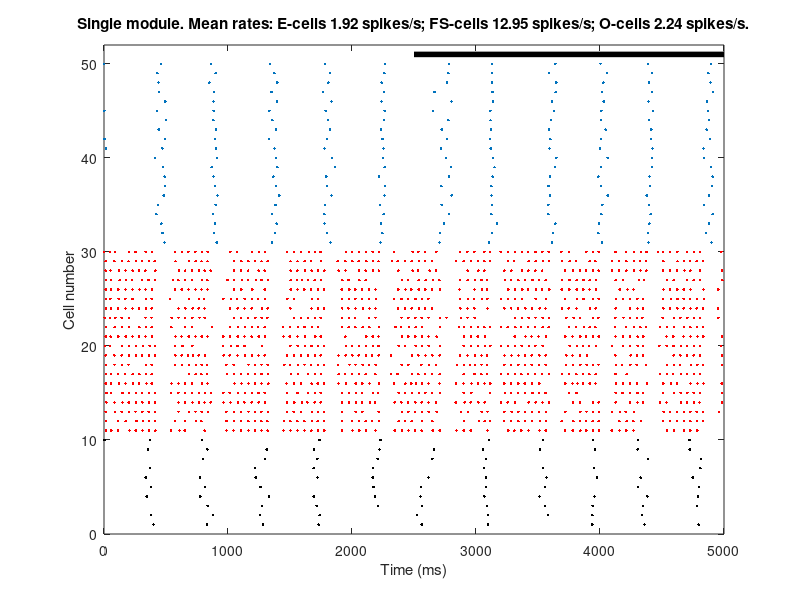

Here is the MATLAB script that generated this plot: (Note: this script raises an error after producing the figure.)
%%% single module from Tort et al (2007) paper in Izhikevich form
%%% To add: a phenomenological model of interneuron targets on pyramidal
%%% cell dendrites - Tort et al put all OL-M input into distal dendrites
%%% and all FS input into soma. (Suggests an FS == division model...)
%%% However, module seems to work fine without it....

% Mark Humphries 30/5/2008

rand('state',1);    
randn('state',1);   

%% MODULE PARAMETERS %%%%%%%%%%%%%%%%%%%%%%%%%%%%%%%%%%%%%%%%%%%%%%%
Ne = 10;   Nfs = 20;  No = 20; N = Ne + Nfs + No;

D=3;                  % maximal conduction delay in ms
ixE = 1:Ne;
ixFS = Ne+1:Ne+Nfs;
ixO = Ne+Nfs+1:N;

%% NEURON MODELS %%%%%%%%%%%%%%%%%%%%%%%%%%%%%%%%%%%%%%%%%%%%%%%%%%%

%%% Pyramidal cell (E)
EC=100; Evr=-60; Evt=-40; Ek=0.7; % parameters used for E
Ea=0.03; Eb=-2; Ec=-50; Ed=100; % neocortical pyramidal neurons
Evpeak=35; % spike cutoff
% Eapp = 300; % injection current in pA to get ~ 50 Hz
Eapp = 100; % MODIFIE 100!!!!!!!!!!!!!!!!!!!!!!!!!!!!!!!!!!!!!!!!!!!!!!!!!!!!!!!!!!!!!!!!!!!!!!!!!!!!!!!!!!!

%%% FS interneuron (FS)
FSC=20; FSvr=-55; FSvt=-40; FSk=1; 
FSa=0.2; FSb=0.025; FSc=-45; FSvb=-55; 
FSd = 0;
% note that b and d do not appear as normal in the FS inter-neuron model  
FSvpeak=25; % spike cutoff
% FSapp = 90; % injection current in pA to get ~ 25 Hz
FSapp = 80; % MODIFIE 80!!!!!!!!!!!!!!!!!!!!!!!!!!!!!!!!!!!!!!!!!!!!!!!!!!!!!!!!!!!!!!!!!!!!!!!!!!!!!!!!!!!


%%% OL-M interneuron (O)
OC = 120; Ovr = -70; Ovt = -55; Ok = 1.2; Oc = -75; Ovpeak = 40; 
Ob1 = -2; Oa1 = 0.2; Od1 = 100; % Ia 
Ob2 = 5; Oa2 = 0.005;  Od2 = -35; % Ih
OEh = -50;   % de-activation potential of Ih
% Oapp = 0; % to get ~ 3.5 Hz ???? Tort et al's parameter values suggest ~1300 here - too big surely!
Oapp = 0; % MODIFIE 0!!!!!!!!!!!!!!!!!!!!!!!!!!!!!!!!!!!!!!!!!!!!!!!!!!!!!!!!!!!!!!!!!!!!!!!!!!!!!!






%% SYNAPSE MODELS %%%%%%%%%%%%%%%%%%%%%%%%%%%%%%%%%%%%%%%%%%%%%%%%%%%
% Tort model has only AMPA and GABAa....
% we use single-exponential model here, as rise times are so short
tau_E = 5.3; %ms
tau_FS = 9.1; %ms
tau_O = 25; % 20 ms in paper - make slightly longer here

% maximum conductances in nS - Tort et al (2007) give their values in SI Table 2
GE_O = 3; % 0.3 mS/cm^2 
GE_FS = 1; % 0.1 mS/cm^2
GO_E = 10;  % 10 mS ~ 7634 mS/cm^2 ???????? Assume they meant 10 nS
GO_FS = 2; % 0.1 mS/cm^2
GFS_FS = 2; % 0.2 mS/cm^2 
GFS_E = 5; % 5 mS ~ 3817 mS/cm^2 ???????? Assume they meant 5 nS
GFS_O = 7; % 0.8 mS/cm^2

%--------------------------------------------------------------------------
% GE_O = 4;   % MODIFIE!!!!!!!!!!!!!!!!!!!!!!!!!!!!!!!!!!!!!!!!!!!!!!!!!!!!!!!!!!!!!!!!!!!!!!!!!!
% GE_FS = 1;  % MODIFIE!!!!!!!!!!!!!!!!!!!!!!!!!!!!!!!!!!!!!!!!!!!!!!!!!!!!!!!!!!!!!!!!!!!!!!!!!!
% GO_E = 1;   % MODIFIE!!!!!!!!!!!!!!!!!!!!!!!!!!!!!!!!!!!!!!!!!!!!!!!!!!!!!!!!!!!!!!!!!!!!!!!!!!
% GO_FS = 4;  % MODIFIE!!!!!!!!!!!!!!!!!!!!!!!!!!!!!!!!!!!!!!!!!!!!!!!!!!!!!!!!!!!!!!!!!!!!!!!!!!
% GFS_FS = 2; % MODIFIE!!!!!!!!!!!!!!!!!!!!!!!!!!!!!!!!!!!!!!!!!!!!!!!!!!!!!!!!!!!!!!!!!!!!!!!!!!
% GFS_E = 10; % MODIFIE!!!!!!!!!!!!!!!!!!!!!!!!!!!!!!!!!!!!!!!!!!!!!!!!!!!!!!!!!!!!!!!!!!!!!!!!!!
% GFS_O = 5;  % MODIFIE!!!!!!!!!!!!!!!!!!!!!!!!!!!!!!!!!!!!!!!!!!!!!!!!!!!!!!!!!!!!!!!!!!!!!!!!!!
%--------------------------------------------------------------------------

% reversal potentials
E_EX = 0;       % glutamate reversal potential
E_FSX = -80;    % GABA reversal potential
E_OX = -80;



%% MAKE NETWORK %%%%%%%%%%%%%%%%%%%%%%%%%%%%%%%%%%%%%%%%%%%%%%%%%%%%%

% tgt matrix, all to all connectivity within module....
tgts = zeros(N);
tgts(ixE,:) = [zeros(Ne) repmat(ixFS,Ne,1) repmat(ixO,Ne,1)];
tgts(ixFS,:) = [repmat(ixE,Nfs,1) repmat(ixFS,Nfs,1) repmat(ixO,Nfs,1)];
tgts(ixO,:) = [repmat(ixE,No,1) repmat(ixFS,No,1) zeros(No)];

% make weight matrix out of this....
% note: have removed re-scaling by tau (i.e (Ne * tau_E))..
wON = zeros(N);
wON(ixE,ixFS) = GE_FS / Ne;      % E cells project to all FS and O neurons
wON(ixE,ixO) = GE_O / Ne;

wON(ixFS,ixE) = GFS_E / Nfs;   % FS interneurons project to everything (including themselves)
wON(ixFS,ixFS) = GFS_FS / Nfs;
wON(ixFS,ixO) = GFS_O / Nfs;   
                                                                                
wON(ixO,ixE) = GO_E / No;       % OL-M targets all E cells and FS cells                 
wON(ixO,ixFS) = GO_FS / No;

% to test individual firing...
wOFF = zeros(N); 




%% SIMULATION PARAMETERS %%%%%%%%%%%%%%%%%%%%%%%%%%%%%%%%%%%%%%%%%%%%
t = 5000;         % length of simulation (ms)
tON = 10;        	% time at which the weights are turned on (ms)  par default 2000
tOFF = 5000;        % time at which the weights are turned off (ms)  par default 12000
tDopaON = 2500;        	% time at which dopamine is turned on (ms)  par default 6000
tDopaOFF = 5000;        % time at which dopamine is turned off (ms)  par default 10000
dt = 0.1;        	% time-step (ms) - try conservative value i.e. dt = 0.1 ms
nsteps = max(t) ./ dt;

%%%%% fluctuating background conductance input model (not implemented in
%%%%% code yet)
% tauI = 1;       % ms
% mI = 50;
% sI = 50;
% muI = mI / tauI;      % pA
% sdI = sqrt(2*sI^2/tauI);      % pA

%%%%% shot noise, as used by Tort et al (std dev is 20% of applied current) 
% NoiseLevel=0.2;
NoiseLevel=0.2;% MODIFIE!!!!!!!!!!!!!!!!!!!!!!!!!!!!!!!!!!!!!!!!!!!!!!!!!!!!!!!!!!!!!!!!!!!!!!!!!!
nstdE = Eapp * NoiseLevel;   % std dev of noise in pA
nstdFS = FSapp * NoiseLevel;
nstdO = 50;     % note that our OL-M model fires at ~3Hz spontaneously anyway, so we don't have to apply
                % a negative current to force it down to this value as Tort et al do - so
                % shot noise std dev is arbitrary

noise = [randn(nsteps,Ne)*nstdE, randn(nsteps,Nfs)*nstdFS, randn(nsteps,No)*nstdO];     
% NOTE: if network gets large then above will take a lot of memory, so move to
% within the simulation FOR.. loop below

% start with v's at random voltages
v = [Evr*ones(Ne,1); FSvr*ones(Nfs,1); Ovr*ones(No,1)] + randn(N,1)*20;
u = [rand(Ne,1)*Ed; rand(Nfs,1)*FSd; rand(No,1)*Od1];  % all u(1) at random values in [0 d1]                   
uh = [zeros(Ne+Nfs,1); rand(No,1)*Od2*2]; % second u for OL-M cells in [0 Od2*2]
firings=[-1 0];                         % spike timings [time, cell number]

Iback=zeros(N,1);
permcells = randperm(N);
injcells = permcells(1:10);
I=zeros(N,1);   

s_EX = zeros(N,1);
s_FSX = zeros(N,1);
s_OX = zeros(N,1);


expsynE_X = exp(-dt/tau_E);
expsynFS_X = exp(-dt/tau_FS);
expsynO_X = exp(-dt/tau_O); 

LFP = zeros(nsteps,1);
Vlt=zeros(N,nsteps);

%% RUN SIMULATION %%%%%%%%%%%%%%%%%%%%%%%%%%%%%%%%%%%%%%%%%%%%%%%%%%%%%%%%%%
%   h = waitbar(0,'Please wait...');
tic
for i=1:nsteps                        
    time = i * dt;
    
    % switch on/off synaptic weights
    if time < tON |time > tOFF
        w = wOFF;
    else
        w = wON;
    end
    
     % switch on/off Dopamine
    if time > tDopaON |time < tDopaOFF
        EC=100; Evr=-60; Evt=-40; Ek=0.95; % par default Ek=0.9; 
    else
        EC=100; Evr=-60; Evt=-40; Ek=0.55; % par default Ek=0.7;
    end
    
    %% update currents    
    I(ixE) = Eapp + noise(i,ixE);
    I(ixFS) = FSapp + noise(i,ixFS);
    I(ixO) = Oapp + noise(i,ixO);
    
    %Iback = Iback - dt .* Iback ./ tauI + muI * dt + sdI .* randn(N,1) .* sqrt(dt);
    %I = I + Iback;
    
    %%% check what cells fired
    Efired = find(v(ixE)>=Evpeak);                % indices of fired neurons
    FSfired = find(v(ixFS)>=FSvpeak);  
    Ofired = find(v(ixO)>=Ovpeak); 
    
    % reset all fired cells	
    v(ixE(Efired))= Ec;  
    v(ixFS(FSfired))= FSc; 
    v(ixO(Ofired))= Oc;
    
    u(ixE(Efired))=u(ixE(Efired))+Ed;
    u(ixFS(FSfired))=u(ixFS(FSfired))+FSd;      
    u(ixO(Ofired))=u(ixO(Ofired))+Od1;
    uh(ixO(Ofired))=uh(ixO(Ofired))+Od2;
    
    %% record firing times in milliseconds
    firings=[firings;round(i*ones(length(Efired)+length(FSfired)+length(Ofired),1)*dt),[ixE(Efired)'; ixFS(FSfired)'; ixO(Ofired)']];    
   
    %%%% no delays: instantaneous transmission
    %% update synapses 
    s_EX = s_EX * expsynE_X;
    s_FSX = s_FSX * expsynFS_X;
    s_OX = s_OX * expsynO_X;
    
    for k = 1:length(Efired)
        s_EX = s_EX + w(ixE(Efired(k)),:)';  
    end
    for k = 1:length(FSfired)
        s_FSX = s_FSX + w(ixFS(FSfired(k)),:)';  
    end
    for k = 1:length(Ofired)
        s_OX = s_OX + w(ixO(Ofired(k)),:)';  
    end
    
    %%% update membrane potential
    % synaptic input is lumped
    IsynE = (s_EX(ixE) .* (E_EX - v(ixE)) + (s_OX(ixE) .* (E_OX - v(ixE)))) + (s_FSX(ixE) .* (E_FSX - v(ixE)));
    v(ixE)=v(ixE)+dt.*(Ek.*(v(ixE)-Evr).*(v(ixE)-Evt)-u(ixE)+I(ixE)+ IsynE)./EC;
    
    % synaptic input is lumped: s_pyr(E_pyr - v) + s_fs(E_fs - v) + s_o(E_o - v)
    IsynFS = s_EX(ixFS) .* (E_EX - v(ixFS)) + (s_FSX(ixFS) .* (E_FSX - v(ixFS))) + (s_OX(ixFS) .* (E_OX - v(ixFS)));
    v(ixFS)=v(ixFS)+dt.*(FSk.*(v(ixFS)-FSvr).*(v(ixFS)-FSvt)-u(ixFS)+I(ixFS)+ IsynFS)./FSC;
    
    % synaptic input is lumped: s_pyr(E_pyr - v) + s_fs(E_fs - v) + s_o(E_o - v)
    IsynO = s_EX(ixO) .* (E_EX - v(ixO)) + (s_FSX(ixO) .* (E_FSX - v(ixO))) + (s_OX(ixO) .* (E_OX - v(ixO)));
    v(ixO)=v(ixO)+dt.*(Ok.*(v(ixO)-Ovr).*(v(ixO)-Ovt)-(u(ixO)+uh(ixO))+I(ixO)+ IsynO)./OC;
    
    % compute simple LFP	
    LFP(i) = sum(IsynE) + sum(IsynFS) + sum(IsynO);
    
    
    %% update slow currents
    % pyramidal neurons
    u(ixE)=u(ixE)+dt* Ea.*(Eb.*(v(ixE)-Evr)-u(ixE));                
   
    % FS inter-neurons
    ix1 = v(ixFS) < FSvb;
    ix2 = v(ixFS) >= FSvb;
    u(ixFS(ix1))=u(ixFS(ix1))+dt*FSa*-u(ixFS(ix1));
    u(ixFS(ix2))=u(ixFS(ix2))+dt*FSa*(FSb*(v(ixFS(ix2))-FSvb).^3-u(ixFS(ix2)));
      
    % OL-M inter-neurons
    u(ixO) = u(ixO) + dt*Oa1*(Ob1*(v(ixO)-Ovr)-u(ixO));        
    % threshold Ih (deactivate when depolarised)
    % this form goes to zero after threshold, and makes contribution to change go to zero as v -> Eh
    uh(ixO) = (v(ixO)<=OEh).* (uh(ixO) + dt*Oa2*(Ob2*(v(ixO)-OEh)-uh(ixO)));
      
   
%     waitbar(i/nsteps,h)
end
toc
% close(h)
nspikes = size(firings(:,1));

% mean rates and split each cell into data structure
meanE = 0; meanFS = 0; meanO = 0;
fixE = []; fixFS = []; fixO = [];
Edata = struct([]); FSdata = struct([]); Odata = struct([]);
for i = 1:Ne
    meanE = meanE + sum(firings(:,2) == ixE(i)) / (Ne * t/1000);
    fixE = [fixE; find(firings(:,2) == ixE(i))];
    Edata(i).times = [firings(firings(:,2) == ixE(i),1)/1000];	% gives spike times in seconds
end
for i = 1:Nfs
    meanFS = meanFS + sum(firings(:,2) == ixFS(i)) / (Nfs * t/1000);
    fixFS = [fixFS; find(firings(:,2) == ixFS(i))];
    FSdata(i).times = [firings(firings(:,2) == ixFS(i),1)/1000];
end
for i = 1:No
    meanO = meanO + sum(firings(:,2) == ixO(i)) / (No * t/1000);
    fixO = [fixO; find(firings(:,2) == ixO(i))];
    Odata(i).times = [firings(firings(:,2) == ixO(i),1)/1000];
end

% show spike raster
figure
clf
plot(firings(fixE,1),firings(fixE,2),'k.', 'MarkerFaceColor', 'k');
hold on
plot(firings(fixFS,1),firings(fixFS,2),'r.', 'MarkerFaceColor', 'r');
plot(firings(fixO,1),firings(fixO,2),'.', 'MarkerFaceColor', 'b');
axis([0 t 0 N+2]); drawnow;
xlabel('Time (ms)');
ylabel('Cell number');
title(['Single module. Mean rates: E-cells ' num2str(meanE) ' spikes/s; FS-cells ' num2str(meanFS) ' spikes/s; O-cells ' num2str(meanO) ' spikes/s.']);
line([tDopaON tDopaOFF],[N+1 N+1],'Color','k','linewidth',4)

if 1
%% show periodograms of spike trains - uncomment to use
%% NEED CHRONUX TOOLBOX FOR THIS
%% download from: http://chronux.org/chronux/
params.tapers = [3 5];      % default values
params.pad = -1;            % no padding
params.Fs = 1000 / dt;      % sampling frequency
params.fpass = [0 100];     % range of frequencies to analyse
params.err = 0;             % no error bars
params.trialave = 1;        % average over multiple spike trains                                          
fscorr = 0;                 % no finite size correction

%% do tapered-window spectrum analysis
[ES,Ef,ER]=mtspectrumpt(Edata,params,fscorr);
[FSS,FSf,FSR]=mtspectrumpt(FSdata,params,fscorr);
[OS,Of,OR]=mtspectrumpt(Odata,params,fscorr);

% figure
% subplot(311),plot(Ef,ES,'LineWidth',2)
% ylabel('Power'); title('Spectrum of E-cell');
% subplot(312),plot(FSf,FSS,'LineWidth',2)
% ylabel('Power'); title('Mean spectrum of FS-cells');
% subplot(313),plot(Of,OS,'LineWidth',2)
% xlabel('Frequency (Hz)'); ylabel('Power'); title('Mean spectrum of O-cells');

%% do spectrum of "LFP"
[LFP_S,LFP_f]=mtspectrumc(LFP-mean(LFP),params);
figure
plot(LFP_f,LFP_S,'LineWidth',2)
xlabel('Frequency (Hz)')
ylabel('Power')

end
